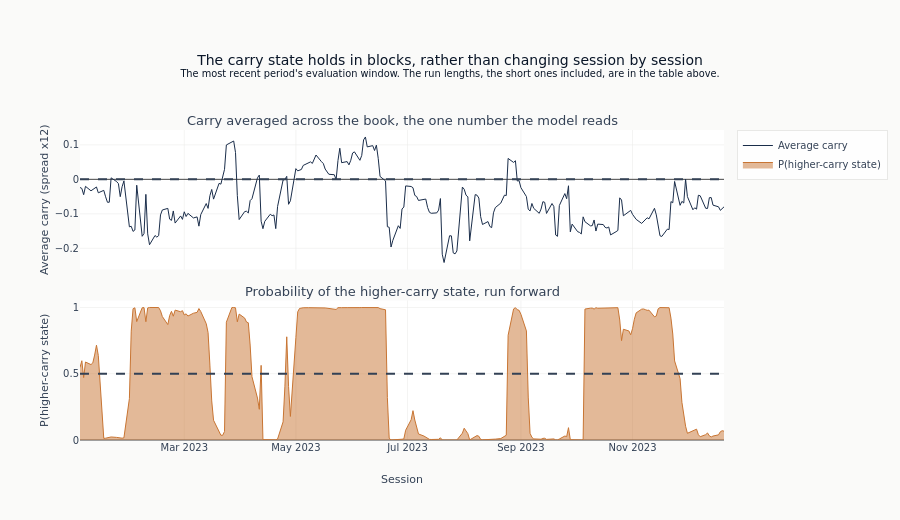

Notebook source saved alongside this figure:
### Markdown cell above
The figure draws one period's evaluation window: the observation the model reads on
top, and below it the probability it assigns to the higher-carry state after running
forward through that observation. One window rather than a full period, because a
period's training span is an order of magnitude longer and runs of the lengths in the
table above would render as a picket fence at that density.

### Code cell
if len(hmm_pl) > 0:
    # The most recent evaluation window, named by its own boundaries rather than taken
    # from a fold column the frame no longer has.
    viz_split = max(splits, key=lambda item: _as_date(item["val_start"]))
    hmm_viz = hmm_pl.filter(
        (pl.col("timestamp") >= _as_date(viz_split["val_start"]))
        & (pl.col("timestamp") <= _as_date(viz_split["val_end"]))
    ).sort("timestamp")
    port_viz = portfolio_carry.join(
        hmm_viz.select(["timestamp", "hmm_carry_regime_prob"]), on="timestamp", how="inner"
    ).sort("timestamp")

    fig = make_subplots(
        rows=2,
        cols=1,
        shared_xaxes=True,
        subplot_titles=[
            "Carry averaged across the book, the one number the model reads",
            "Probability of the higher-carry state, run forward",
        ],
        vertical_spacing=0.1,
    )

    fig.add_trace(
        go.Scatter(
            x=port_viz["timestamp"].to_list(),
            y=port_viz["portfolio_carry"].to_list(),
            name="Average carry",
            line=dict(width=1, color=COLORS["slate"]),
        ),
        row=1,
        col=1,
    )
    fig.add_hline(y=0, line_dash="dash", line_color=COLORS["neutral"], row=1, col=1)

    fig.add_trace(
        go.Scatter(
            x=port_viz["timestamp"].to_list(),
            y=port_viz["hmm_carry_regime_prob"].to_list(),
            name="P(higher-carry state)",
            line=dict(width=1, color=COLORS["copper"]),
            fill="tozeroy",
        ),
        row=2,
        col=1,
    )
    fig.add_hline(y=0.5, line_dash="dash", line_color=COLORS["neutral"], row=2, col=1)

    fig.update_annotations(font_size=13)
    fig.update_layout(
        height=520,
        margin={"t": 130},
        title_text=(
            "The carry state holds in blocks, rather than changing session by session"
            "<br><sup>The most recent period's evaluation window. The run lengths, "
            "the short ones included, are in the table above.</sup>"
        ),
    )
    fig.update_yaxes(title_text="Average carry (spread x12)", row=1, col=1)
    fig.update_yaxes(title_text="P(higher-carry state)", row=2, col=1)
    fig.update_xaxes(title_text="Session", row=2, col=1)
    show_plotly_with_alt(
        fig,
        "Two stacked panels over the most recent evaluation window, about one year of sessions. "
        "The upper panel is a line of carry averaged across the book, wandering either side of "
        "zero and spending most of the window below it. The lower panel is the filtered "
        "probability of the higher-carry state, shaded under the line, against a dashed rule at "
        "0.5. That probability does not drift across the middle: it sits pinned near 0 or near "
        "1 for stretches of weeks and switches between them quickly, so the state reads as "
        "blocks rather than as a session-by-session wobble.",
    )

### Figure 1 — Plotly figure (JSON) as saved in the notebook; plotly's stock layout.template omitted (floating-point values rounded to 4 significant figures; data arrays with more than 128 entries replaced by an {"elided": "..."} marker saying what was removed)
{"data": [{"line": {"color": "#1a2d4a", "width": 1}, "name": "Average carry", "type": "scatter", "x": {"elided": "253 str values"}, "xaxis": "x", "y": {"elided": "253 float values"}, "yaxis": "y"}, {"fill": "tozeroy", "line": {"color": "#C87533", "width": 1}, "name": "P(higher-carry state)", "type": "scatter", "x": {"elided": "253 str values"}, "xaxis": "x2", "y": {"elided": "253 float values"}, "yaxis": "y2"}], "layout": {"annotations": [{"font": {"size": 13}, "showarrow": false, "text": "Carry averaged across the book, the one number the model reads", "x": 0.5, "xanchor": "center", "xref": "paper", "y": 1.0, "yanchor": "bottom", "yref": "paper"}, {"font": {"size": 13}, "showarrow": false, "text": "Probability of the higher-carry state, run forward", "x": 0.5, "xanchor": "center", "xref": "paper", "y": 0.45, "yanchor": "bottom", "yref": "paper"}], "height": 520, "margin": {"t": 130}, "shapes": [{"line": {"color": "#334155", "dash": "dash"}, "type": "line", "x0": 0, "x1": 1, "xref": "x domain", "y0": 0, "y1": 0, "yref": "y"}, {"line": {"color": "#334155", "dash": "dash"}, "type": "line", "x0": 0, "x1": 1, "xref": "x2 domain", "y0": 0.5, "y1": 0.5, "yref": "y2"}], "title": {"text": "The carry state holds in blocks, rather than changing session by session<br><sup>The most recent period's evaluation window. The run lengths, the short ones included, are in the table above.</sup>"}, "xaxis": {"anchor": "y", "domain": [0.0, 1.0], "matches": "x2", "showticklabels": false}, "xaxis2": {"anchor": "y2", "domain": [0.0, 1.0], "title": {"text": "Session"}}, "yaxis": {"anchor": "x", "domain": [0.55, 1.0], "title": {"text": "Average carry (spread x12)"}}, "yaxis2": {"anchor": "x2", "domain": [0.0, 0.45], "title": {"text": "P(higher-carry state)"}}}}
